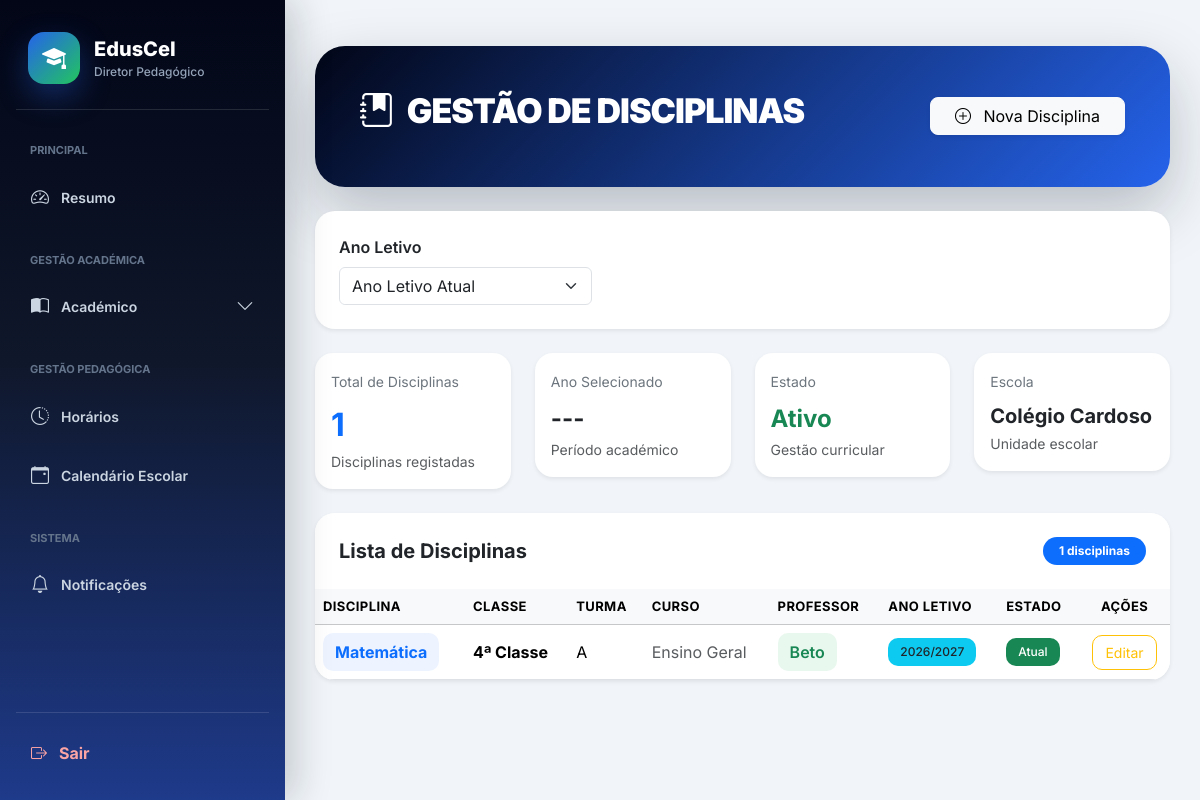
The app's page /disciplinas/ (signed in) with its own data.
### users/models.py (models this page shows, shortened)
class User(AbstractUser):
    ROLE_CHOICES = (
        ("SUPERADMIN", "Super Admin"),
        ("DIRETOR", "Diretor"),
        ("DIRETOR_PEDAGOGICO", "Diretor Pedagógico"),
        ("PROFESSOR", "Professor"),
        ("ALUNO", "Aluno"),
        ("FINANCEIRO", "Financeiro"),
        ("SECRETARIA", "Secretaria"),
    )
    role = models.CharField(
        max_length=25,
        choices=ROLE_CHOICES,
        default="ALUNO",
        verbose_name="Perfil"
    )
    ativo = models.BooleanField(
        default=True,
        verbose_name="Ativo"
    )
    escola = models.ForeignKey(
        "academic.Escola",
        on_delete=models.CASCADE,
        null=True,
        blank=True,
        related_name="usuarios",
        verbose_name="Escola"
    )
    telefone = models.CharField(
        max_length=20,
        unique=True,
        null=True,
        blank=True,
        verbose_name="Telefone"
    )
    telefone_verificado = models.BooleanField(
        default=False,
        verbose_name="Telefone Verificado"
    )
    email_verificado = models.BooleanField(
        default=False,
        verbose_name="Email Verificado"
    )
    criado_em = models.DateTimeField(
        auto_now_add=True,
        verbose_name="Criado em"
    )
    tentativas_login = models.PositiveIntegerField(
        default=0
    )
    bloqueado_ate = models.DateTimeField(
        null=True,
        blank=True
    )
    otp_codigo = models.CharField(
        max_length=128,
        null=True,
        blank=True,
        verbose_name="OTP"
    )
    otp_expira_em = models.DateTimeField(
        null=True,
        blank=True,
        verbose_name="Expira em"
    )
    otp_tentativas = models.PositiveIntegerField(
        default=0,
        verbose_name="Tentativas OTP"
    )
    ultimo_envio_otp = models.DateTimeField(
        null=True,
        blank=True,
        verbose_name="Último envio OTP"
    )
    objects = UserManager()

### academic/models.py (models this page shows, shortened)
class Escola(models.Model):
    nome = models.CharField(
        "Nome da Escola",
        max_length=255
    )
    codigo = models.CharField(
        "Código da Escola",
        max_length=10,
        unique=True,
        blank=True,
        help_text="Código usado no login da escola"
    )
    logo = models.ImageField(
        upload_to='logos_escolas/',
        blank=True,
        null=True
    )
    endereco = models.CharField(
        "Endereço",
        max_length=255
    )
    provincia = models.CharField(
        "Província",
        max_length=100,
        blank=True,
        null=True
    )
    municipio = models.CharField(
        "Município",
        max_length=100,
        blank=True,
        null=True
    )
    telefone = models.CharField(
        "Telefone",
        max_length=20
    )
    nif = models.CharField(
        "NIF",
        max_length=14,
        blank=True,
        null=True,
        help_text="Número de Identificação Fiscal da escola"
    )
    email = models.EmailField(
        "Email da Escola",
        max_length=254,
        blank=True,
        null=True,
        help_text="Email oficial da escola"
    )
    plano = models.ForeignKey(
        "Plano",
        on_delete=models.SET_NULL,
        null=True,
        blank=True,
        related_name="escolas",
        verbose_name="Plano"
    )
    data_expiracao = models.DateField(
        "Data de Expiração do Plano",
        null=True,
        blank=True
    )
    ativo = models.BooleanField(
        "Ativo",
        default=True
    )
    criada_em = models.DateTimeField(
        "Criada em",
        auto_now_add=True
    )
    class Meta:
        verbose_name = "Escola"
        verbose_name_plural = "Escolas"
        ordering = ["nome"]

class Disciplina(models.Model):
    nome = models.CharField(max_length=90)
    turma = models.ForeignKey(
        Turma,
        on_delete=models.CASCADE,
        related_name="disciplinas"
    )
    professor = models.ForeignKey(
        settings.AUTH_USER_MODEL,
        on_delete=models.CASCADE,
        limit_choices_to={'role': 'PROFESSOR'},
        related_name="disciplinas",
        null=True,
        blank=True
    )
    escola = models.ForeignKey(
        Escola,
        on_delete=models.CASCADE,
        related_name="disciplinas"
    )
    criada_em = models.DateTimeField(auto_now_add=True)
    class Meta:
        unique_together = ('nome', 'turma', 'escola')
        ordering = ["nome"]

class Turma(models.Model):
    CLASSE_CHOICES = [
        ('0', 'Iniciação'),
        ('1', '1ª Classe'),
        ('2', '2ª Classe'),
        ('3', '3ª Classe'),
        ('4', '4ª Classe'),
        ('5', '5ª Classe'),
        ('6', '6ª Classe'),
        ('7', '7ª Classe'),
        ('8', '8ª Classe'),
        ('9', '9ª Classe'),
        ('10', '10ª Classe'),
        ('11', '11ª Classe'),
        ('12', '12ª Classe'),
        ('13', '13ª Classe'),
    ]
    TURNOS = [
        ('MANHA', 'Manhã'),
        ('TARDE', 'Tarde'),
        ('NOITE', 'Noite'),
    ]
    classe = models.CharField(
        max_length=10,
        choices=CLASSE_CHOICES,
        verbose_name="Classe"
    )
    curso = models.ForeignKey(
        'Curso',
        on_delete=models.SET_NULL,
        null=True,
        blank=True,
        related_name="turmas",
        verbose_name="Curso"
    )
    identificador = models.CharField(
        max_length=5,
        verbose_name="Identificador da Turma"
    )
    sala = models.CharField(
        max_length=20,
        null=True,
        blank=True,
        verbose_name="Sala"
    )
    turno = models.CharField(
        max_length=10,
        choices=TURNOS,
        default='MANHA',
        verbose_name='Turno'
    )
    ano_letivo = models.ForeignKey(
        'AnoLetivo',
        on_delete=models.CASCADE,
        related_name="turmas",
        verbose_name="Ano Letivo"
    )
    escola = models.ForeignKey(
        'Escola',
        on_delete=models.CASCADE,
        related_name="turmas",
        verbose_name="Escola"
    )
    professor = models.ForeignKey(
        settings.AUTH_USER_MODEL,
        on_delete=models.SET_NULL,
        related_name="turmas",
        limit_choices_to={"role": "PROFESSOR"},
        null=True,
        blank=True,
        verbose_name="Professor Responsável"
    )
    diretor_turma = models.ForeignKey(
        settings.AUTH_USER_MODEL,
        on_delete=models.SET_NULL,
        null=True,
        blank=True,
        limit_choices_to={
            "role": "PROFESSOR"
        },
        related_name="turmas_como_diretor",
        verbose_name="Diretor de Turma"
    )
    criada_em = models.DateTimeField(
        auto_now_add=True,
        verbose_name="Data de Criação"
    )
    class Meta:
        constraints = [
            models.UniqueConstraint(
                fields=[
                    'classe',
                    'identificador',
                    'turno',
                    'ano_letivo',
                    'escola',
                    'curso'
                ],
                name='unique_turma_por_curso'
            )
        ]
        verbose_name = "Turma"
        verbose_name_plural = "Turmas"

class AnoLetivo(models.Model):
    nome = models.CharField(max_length=20)  # Ex: 2025/2026
    ativo = models.BooleanField(default=True)
    escola = models.ForeignKey(
        "Escola",
        on_delete=models.CASCADE,
        related_name="anos_letivos"
    )
    def __str__(self):
        return self.nome

### core/views.py (the view)
# urls.py: path('disciplinas/', views.lista_disciplinas, name='disciplinas'),
@login_required
def lista_disciplinas(request):
    escola = get_escola(request)
    if not escola:
        return redirect('dashboard')
    user = request.user
    if user.role == "DIRETOR_PEDAGOGICO":
        base_template = "base_diretor_pedagogico.html"
    elif user.role == "DIRETOR":
        base_template = "base.html"
    elif user.role == "PROFESSOR":
        base_template = "base_professor.html"
    elif user.role == "SECRETARIA":
        base_template = "base_secretaria.html"
    else:
        base_template = "base.html"
    ano_ativo = AnoLetivo.objects.filter(
        escola=escola,
        ativo=True
    ).first()
    ano_id = request.GET.get("ano")
    if user.role in ["DIRETOR", "DIRETOR_PEDAGOGICO"]:
        disciplinas = Disciplina.objects.filter(
            escola=escola
        )
    elif user.role == "PROFESSOR":
        disciplinas = Disciplina.objects.filter(
            escola=escola,
            professor=user
        )
    else:
        return redirect("dashboard")
    if ano_id:
        disciplinas = disciplinas.filter(
            turma__ano_letivo_id=ano_id
        )
    else:
        disciplinas = disciplinas.filter(
            turma__ano_letivo=ano_ativo
        )
    anos = AnoLetivo.objects.filter(
        escola=escola
    ).order_by("-nome")
    return render(request, "disciplinas.html", {
        "disciplinas": disciplinas,
        "anos": anos,
        "ano_selecionado": ano_id,
        "ano_ativo": ano_ativo,
        "base_template": base_template,
    })

### core/views.py (called while the page is built)
def get_escola(request):
    user = request.user
    if user.role == 'SUPERADMIN':
        escola_id = request.session.get('escola_id')
        if escola_id:
            return Escola.objects.filter(id=escola_id).first()
        return None
    return user.escola

### core/templates/disciplinas.html (shortened to what this page needs)
{% extends base_template %}
{% block content %}
<div class="container-fluid py-3">
<div class="receipt-hero mb-4">
    <div class="hero-content">
        <div>
            <h1>
                <i class="bi bi-journal-bookmark-fill me-2"></i>
                GESTÃO DE DISCIPLINAS
            </h1>
        </div>
        {% if request.user.role == "DIRETOR_PEDAGOGICO" %}
        <div>
            <a href="{% url 'adicionar_disciplina' %}"
            class="btn btn-light rounded-3 px-4 shadow-sm">
                <i class="bi bi-plus-circle me-2"></i>
                Nova Disciplina
            </a>
        </div>
        {% endif %}
    </div>
</div>
<div class="card card-premium shadow-sm mb-4">
<div class="card-body p-4">
<form method="GET">
<div class="row">
<div class="col-lg-4">
<label class="form-label fw-semibold">
Ano Letivo
</label>
<select
name="ano"
class="form-select"
onchange="this.form.submit()"
>
<option value="">
Ano Letivo Atual
</option>
</select>
</div>
</div>
</form>
</div>
</div>
<div class="row g-4 mb-4">
<div class="col-xl-3 col-md-6">
<div class="card stat-card shadow-sm">
<div class="card-body">
<span class="stat-label">
Total de Disciplinas
</span>
<div class="stat-number text-primary mt-2">
{{ disciplinas|length }}
</div>
<small class="text-muted">
Disciplinas registadas
</small>
</div>
</div>
</div>
<div class="col-xl-3 col-md-6">
<div class="card stat-card shadow-sm">
<div class="card-body">
<span class="stat-label">
Ano Selecionado
</span>
<div class="fw-bold fs-4 mt-2">
{% if ano_selecionado %}
{{ ano_selecionado.nome }}
{% else %}
---
{% endif %}
</div>
<small class="text-muted">
Período académico
</small>
</div>
</div>
</div>
<div class="col-xl-3 col-md-6">
<div class="card stat-card shadow-sm">
<div class="card-body">
<span class="stat-label">
Estado
</span>
<div class="fw-bold fs-4 mt-2 text-success">
Ativo
</div>
<small class="text-muted">
Gestão curricular
</small>
</div>
</div>
</div>
<div class="col-xl-3 col-md-6">
<div class="card stat-card shadow-sm">
<div class="card-body">
<span class="stat-label">
Escola
</span>
<div class="fw-bold fs-5 mt-2">
{{ request.user.escola.nome }}
</div>
<small class="text-muted">
Unidade escolar
</small>
</div>
</div>
</div>
</div>
<div class="card card-premium shadow-sm">
<div class="card-header bg-white border-0 p-4">
<div class="d-flex justify-content-between align-items-center">
<h5 class="fw-bold mb-0">
Lista de Disciplinas
</h5>
<span class="badge bg-primary rounded-pill px-3 py-2">
{{ disciplinas|length }} disciplinas
</span>
</div>
</div>
<div class="card-body p-0">
<div class="table-responsive">
<table class="table table-hover align-middle mb-0">
<thead class="table-light">
<tr>
<th>
Disciplina
</th>
<th>
Classe
</th>
<th>
Turma
</th>
<th>
Curso
</th>
<th>
Professor
</th>
<th>
Ano Letivo
</th>
<th>
Estado
</th>
<th class="text-center">
Ações
</th>
</tr>
</thead>
<tbody>
{% for disciplina in disciplinas %}
<tr>
<td>
<span class="disciplina-box">
{{ disciplina.nome }}
</span>
</td>
<td>
<strong>
{{ disciplina.turma.get_classe_display }}
</strong>
</td>
<td>
{{ disciplina.turma.identificador }}
</td>
<td>
{% if disciplina.turma.curso %}
<span class="badge bg-primary badge-soft">
{{ disciplina.turma.curso.nome }}
</span>
{% else %}
<span class="text-muted">
Ensino Geral
</span>
{% endif %}
</td>
<td>
{% if disciplina.professor %}
<span class="professor-box">
{{ disciplina.professor.get_full_name|default:disciplina.professor.username }}
</span>
{% else %}
<span class="badge bg-warning text-dark badge-soft">
Não atribuído
</span>
{% endif %}
</td>
<td>
<span class="badge bg-info text-dark badge-soft">
{{ disciplina.turma.ano_letivo }}
</span>
</td>
<td>
{% if disciplina.turma.ano_letivo.ativo %}
<span class="badge bg-success badge-soft">
Atual
</span>
{% else %}
<span class="badge bg-secondary badge-soft">
Histórico
</span>
{% endif %}
</td>
<td class="text-center">
<div class="d-flex justify-content-center gap-2">
{% if request.user.role == "DIRETOR_PEDAGOGICO" and disciplina.turma.ano_letivo.ativo %}
<a href="{% url 'editar_disciplina' disciplina.id %}"
class="btn btn-outline-warning btn-sm action-btn">
Editar
</a>
{% else %}
<button
class="btn btn-outline-secondary btn-sm action-btn"
disabled>
Histórico
</button>
{% endif %}
</div>
</td>
</tr>
{% endfor %}
</tbody>
</table>
</div>
</div>
</div>
</div>
{% endblock %}

### core/templates/base_diretor_pedagogico.html (style rules this page uses)
* { margin:0; padding:0; box-sizing:border-box; }
body { font-family:'Inter',sans-serif; background:#f1f5f9; color:#0f172a; overflow-x:hidden; }

### core/templates/disciplinas.html (style rules this page uses)
.receipt-hero { background: linear-gradient( 135deg, #020617, #2563eb ); border-radius:30px; padding:45px; color:#fff; width:100%; box-sizing:border-box; box-shadow: 0 25px 60px rgba(15,23,42,.25); }
.receipt-hero .hero-content { display:flex; justify-content:space-between; align-items:center; gap:25px; flex-wrap:wrap; }
.receipt-hero h1 { font-size:34px; font-weight:900; letter-spacing:-1px; margin-bottom:10px; }
.container-fluid { padding-left:0 !important; padding-right:0 !important; }
.card-premium { border:none; border-radius:20px; overflow:hidden; }
.stat-card { border:none; border-radius:18px; transition:.25s ease; }
.stat-number { font-size:32px; font-weight:700; }
.stat-label { color:#6c757d; font-size:14px; }
.table thead th { font-size:13px; text-transform:uppercase; letter-spacing:.4px; white-space:nowrap; }
.table tbody tr { transition:.2s ease; }
.badge-soft { padding:8px 12px; border-radius:10px; font-weight:500; }
.action-btn { border-radius:10px; padding:6px 12px; }
.professor-box { background:#e9f8ef; color:#198754; border-radius:10px; padding:7px 12px; font-weight:600; display:inline-block; }
.disciplina-box { background:#eef4ff; color:#0d6efd; border-radius:10px; padding:7px 12px; font-weight:700; display:inline-block; }

### records on screen
User: user.escola.nome "Colégio Cardoso"
Disciplina: nome "Matemática", turma.classe "4ª Classe", turma.identificador "A", shows "Ensino Geral", professor.get_full_name "Beto", turma.ano_letivo "2026/2027", shows "Atual", shows "Editar"

### other values on screen
{{ disciplinas|length }} "1"
